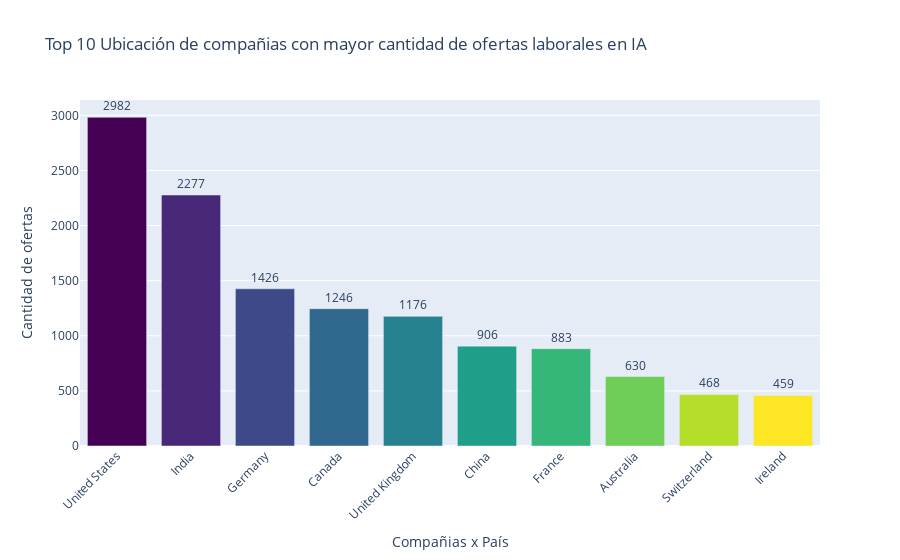

The code cell stored with this chart in its notebook:
### Code cell
# --- Pregunta 8: Top 15 países con mayor cantidad de ofertas laborales ---

# Agrupar por país de empresa y contar
offers_by_country = (
    df['company_location']
    .value_counts()
    .head(10)
    .reset_index()
)
offers_by_country.columns = ['company_location', 'Cantidad']  # asignación de nombres a las columnas

# Gráfico
fig_country = px.bar(
    offers_by_country,
    x='company_location',
    y='Cantidad',
    title='Top 10 Ubicación de compañias con mayor cantidad de ofertas laborales en IA',
    labels={'company_location': 'Compañias x País','Cantidad': 'Cantidad de ofertas'},
    text='Cantidad',
    color='company_location',
    color_discrete_sequence=px.colors.sequential.Viridis
)
fig_country.update_traces(texttemplate='%{text}', textposition='outside')
fig_country.update_layout(xaxis={'categoryorder': 'total descending'}, xaxis_tickangle=-45, showlegend=False)

fig_country.show()

### Figure 1 — Plotly figure (JSON) as saved in the notebook; plotly's stock layout.template omitted (floating-point values rounded to 4 significant figures)
{"data": [{"hovertemplate": "Compañias x País=%{x}<br>Cantidad de ofertas=%{text}<extra></extra>", "legendgroup": "United States", "marker": {"color": "#440154", "pattern": {"shape": ""}}, "name": "United States", "orientation": "v", "showlegend": true, "text": [2982.0], "textposition": "outside", "texttemplate": "%{text}", "type": "bar", "x": ["United States"], "xaxis": "x", "y": [2982], "yaxis": "y"}, {"hovertemplate": "Compañias x País=%{x}<br>Cantidad de ofertas=%{text}<extra></extra>", "legendgroup": "India", "marker": {"color": "#482878", "pattern": {"shape": ""}}, "name": "India", "orientation": "v", "showlegend": true, "text": [2277.0], "textposition": "outside", "texttemplate": "%{text}", "type": "bar", "x": ["India"], "xaxis": "x", "y": [2277], "yaxis": "y"}, {"hovertemplate": "Compañias x País=%{x}<br>Cantidad de ofertas=%{text}<extra></extra>", "legendgroup": "Germany", "marker": {"color": "#3e4989", "pattern": {"shape": ""}}, "name": "Germany", "orientation": "v", "showlegend": true, "text": [1426.0], "textposition": "outside", "texttemplate": "%{text}", "type": "bar", "x": ["Germany"], "xaxis": "x", "y": [1426], "yaxis": "y"}, {"hovertemplate": "Compañias x País=%{x}<br>Cantidad de ofertas=%{text}<extra></extra>", "legendgroup": "Canada", "marker": {"color": "#31688e", "pattern": {"shape": ""}}, "name": "Canada", "orientation": "v", "showlegend": true, "text": [1246.0], "textposition": "outside", "texttemplate": "%{text}", "type": "bar", "x": ["Canada"], "xaxis": "x", "y": [1246], "yaxis": "y"}, {"hovertemplate": "Compañias x País=%{x}<br>Cantidad de ofertas=%{text}<extra></extra>", "legendgroup": "United Kingdom", "marker": {"color": "#26828e", "pattern": {"shape": ""}}, "name": "United Kingdom", "orientation": "v", "showlegend": true, "text": [1176.0], "textposition": "outside", "texttemplate": "%{text}", "type": "bar", "x": ["United Kingdom"], "xaxis": "x", "y": [1176], "yaxis": "y"}, {"hovertemplate": "Compañias x País=%{x}<br>Cantidad de ofertas=%{text}<extra></extra>", "legendgroup": "China", "marker": {"color": "#1f9e89", "pattern": {"shape": ""}}, "name": "China", "orientation": "v", "showlegend": true, "text": [906.0], "textposition": "outside", "texttemplate": "%{text}", "type": "bar", "x": ["China"], "xaxis": "x", "y": [906], "yaxis": "y"}, {"hovertemplate": "Compañias x País=%{x}<br>Cantidad de ofertas=%{text}<extra></extra>", "legendgroup": "France", "marker": {"color": "#35b779", "pattern": {"shape": ""}}, "name": "France", "orientation": "v", "showlegend": true, "text": [883.0], "textposition": "outside", "texttemplate": "%{text}", "type": "bar", "x": ["France"], "xaxis": "x", "y": [883], "yaxis": "y"}, {"hovertemplate": "Compañias x País=%{x}<br>Cantidad de ofertas=%{text}<extra></extra>", "legendgroup": "Australia", "marker": {"color": "#6ece58", "pattern": {"shape": ""}}, "name": "Australia", "orientation": "v", "showlegend": true, "text": [630.0], "textposition": "outside", "texttemplate": "%{text}", "type": "bar", "x": ["Australia"], "xaxis": "x", "y": [630], "yaxis": "y"}, {"hovertemplate": "Compañias x País=%{x}<br>Cantidad de ofertas=%{text}<extra></extra>", "legendgroup": "Switzerland", "marker": {"color": "#b5de2b", "pattern": {"shape": ""}}, "name": "Switzerland", "orientation": "v", "showlegend": true, "text": [468.0], "textposition": "outside", "texttemplate": "%{text}", "type": "bar", "x": ["Switzerland"], "xaxis": "x", "y": [468], "yaxis": "y"}, {"hovertemplate": "Compañias x País=%{x}<br>Cantidad de ofertas=%{text}<extra></extra>", "legendgroup": "Ireland", "marker": {"color": "#fde725", "pattern": {"shape": ""}}, "name": "Ireland", "orientation": "v", "showlegend": true, "text": [459.0], "textposition": "outside", "texttemplate": "%{text}", "type": "bar", "x": ["Ireland"], "xaxis": "x", "y": [459], "yaxis": "y"}], "layout": {"barmode": "relative", "legend": {"title": {"text": "Compañias x País"}, "tracegroupgap": 0}, "showlegend": false, "title": {"text": "Top 10 Ubicación de compañias con mayor cantidad de ofertas laborales en IA"}, "xaxis": {"anchor": "y", "categoryarray": ["United States", "India", "Germany", "Canada", "United Kingdom", "China", "France", "Australia", "Switzerland", "Ireland"], "categoryorder": "total descending", "domain": [0, 1], "tickangle": -45, "title": {"text": "Compañias x País"}}, "yaxis": {"anchor": "x", "domain": [0, 1], "title": {"text": "Cantidad de ofertas"}}}}
